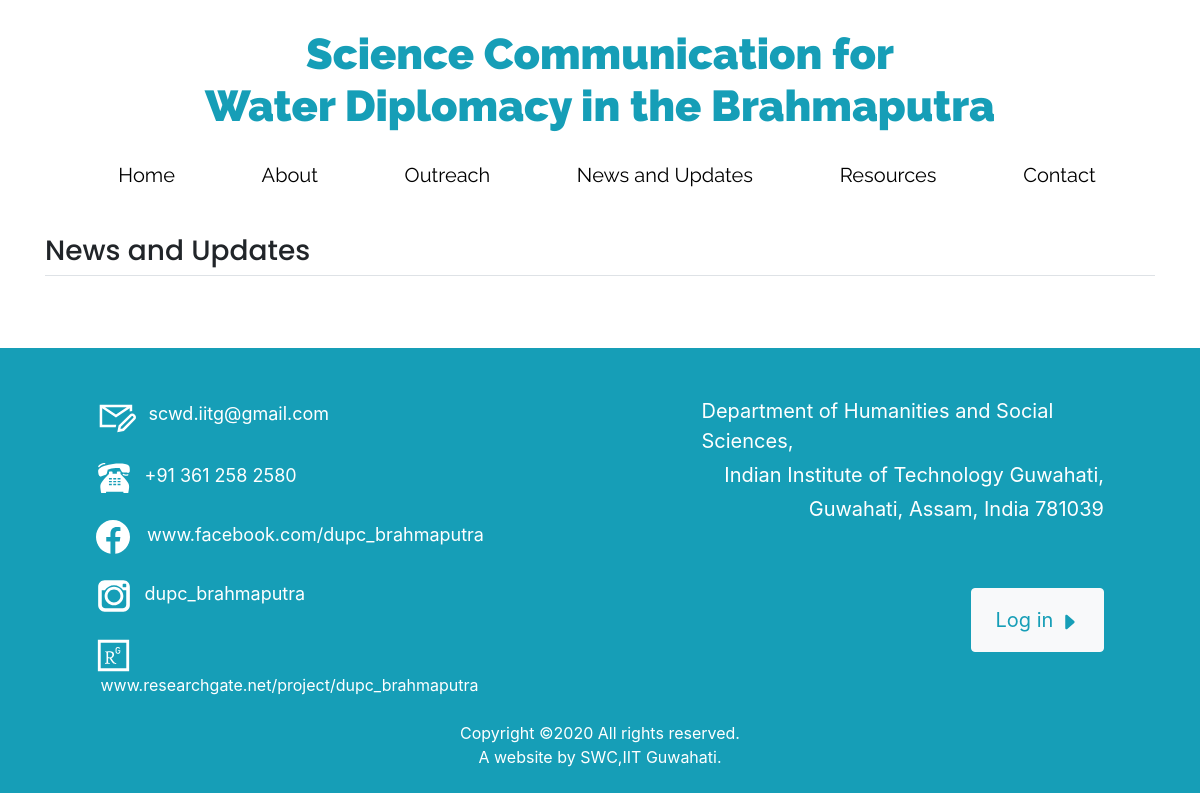
The page /news_and_updates/ on the database as committed earlier.
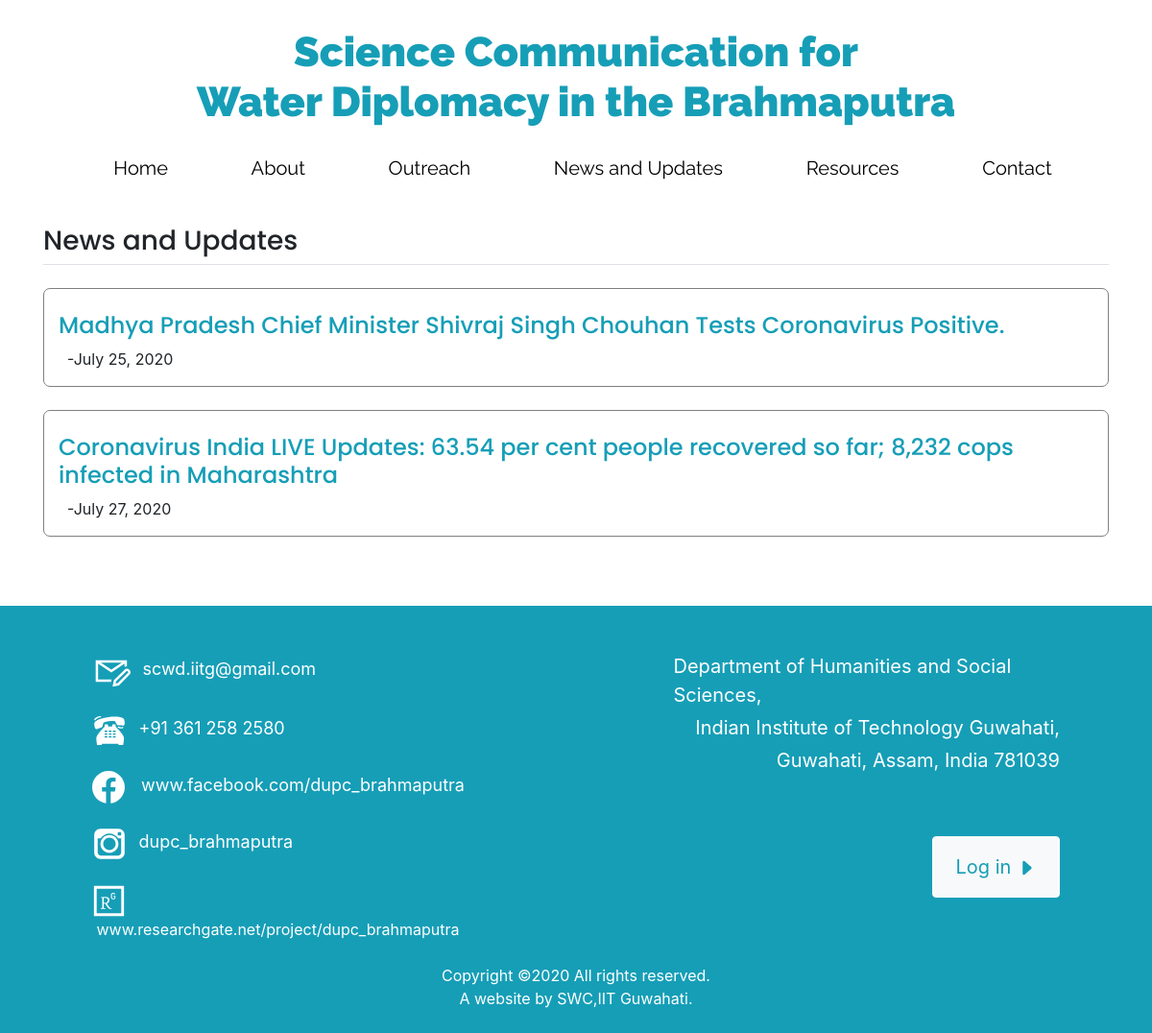
The same page on the database as committed later.
### news/models.py (models this page shows)
class news(models.Model):
    title = models.CharField(max_length=500)
    body = models.TextField(max_length = 3000 ,default= None)
    url = models.CharField(max_length=500)
    date = models.IntegerField(default=12)
    month = models.CharField(max_length=50,default="june")
    year = models.IntegerField(default=2020)
    file = models.FileField(upload_to ='files/')
    has_url = models.BooleanField(default = True)
    has_file = models.BooleanField(default = True)

### news/views.py (the view)
# urls.py: path('',views.newss,name = 'news'),
def newss(request):
    News = news.objects
    return render(request,'news/news.html',{'News':News})

### news/templates/news/news.html (shortened to what this page needs)
{% extends 'base.html' %}
{% block ccd %}
<div id="marine-content-inner">
  <section id="main-content">
      <div class="container">
        <div class="page-heading style3 wrapper border-bottom ">
                <div class="row">
                    <div class="col-lg-6 col-md-6 col-sm-6">
                      <br><h3>News and Updates</h3>
                    </div>
                    <div class="col-lg-6 col-md-6 col-sm-6">
                     </div>
                </div>
          </div>
          <div class = "container">
          {% for news in News.all %}
          <br>
          <div class = "row">
            <div class= "container" style = "border-style:solid;border-width:1px; border-radius:7px; border-color:grey;">
              <br>
              <h4><a href = "{%url 'news:detail' news.id %}" style = "color:#169EB7;">{{news.title}}</a></h4>
                <p class="">&nbsp;&nbsp;-{{news.month}}&nbsp;{{news.date}},&nbsp;{{news.year}}&nbsp;</p>
            </div>
          </div>
          {%endfor%}
          </div>
      </div>
    </section>
  </div>
</div>
<br>
{%endblock%}

Rows that differ between the two databases and show on the page:
added news: title "Madhya Pradesh Chief Minister Shivraj Singh Chouhan Tests Coronavirus Positive.", month "July", date "25", year "2020"
added news: title "Coronavirus India LIVE Updates: 63.54 per cent people recovered so far; 8,232 cops infected in Maharashtra", month "July", date "27", year "2020"
